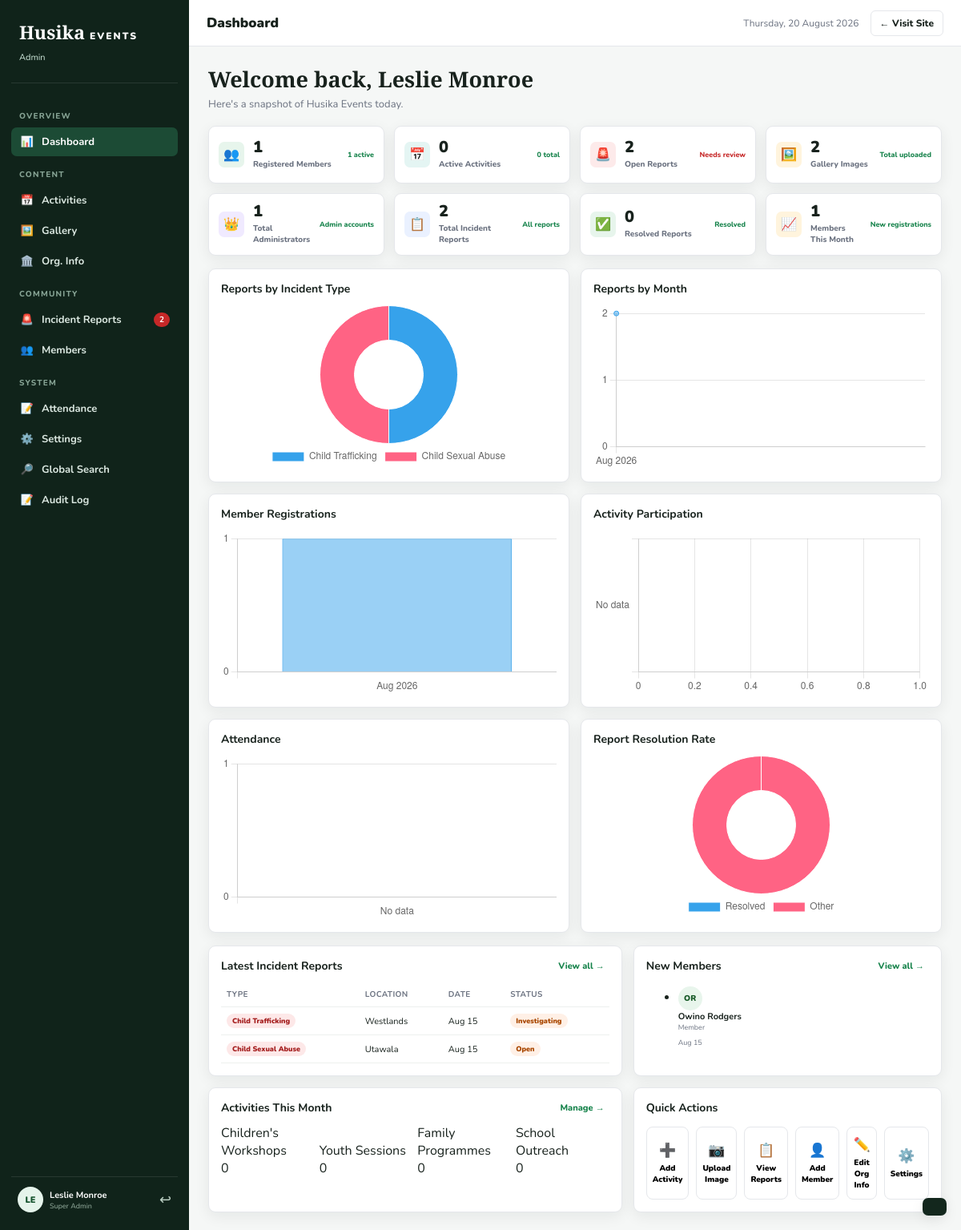
/admin.php (signed in), run on the app's committed database.
### tables this page shows
CREATE TABLE reports (
            id INTEGER PRIMARY KEY AUTOINCREMENT,
            incident_type TEXT NOT NULL,
            location TEXT,
            description TEXT NOT NULL,
            reporter_name TEXT,
            phone TEXT,
            status TEXT DEFAULT 'Open',
            created_at DATETIME DEFAULT CURRENT_TIMESTAMP
        , report_number TEXT, priority TEXT DEFAULT 'Medium', assigned_officer TEXT, follow_up_date DATE, date_resolved DATETIME, admin_notes TEXT);

CREATE TABLE users (
            id INTEGER PRIMARY KEY AUTOINCREMENT,
            name TEXT NOT NULL,
            email TEXT NOT NULL UNIQUE,
            password_hash TEXT NOT NULL,
            role TEXT NOT NULL DEFAULT 'member',
            status TEXT NOT NULL DEFAULT 'active',
            created_at DATETIME DEFAULT CURRENT_TIMESTAMP,
            last_login DATETIME NULL
        , phone TEXT DEFAULT '', profile_picture TEXT DEFAULT '', password_reset_required INTEGER DEFAULT 0, group_name TEXT DEFAULT '', must_reset_password INTEGER DEFAULT 0, two_factor_enabled INTEGER DEFAULT 0, session_version INTEGER DEFAULT 1);

### admin.php (the view, shortened to what the rows shown need)
<?php
require_once 'database.php';
$adminName  = $_SESSION['name'] ?? 'Admin Monroe';
function e($value)
{
    return htmlspecialchars((string)$value, ENT_QUOTES, 'UTF-8');
}
try {
    $pdo->exec("CREATE TABLE IF NOT EXISTS report_history (
        id INTEGER PRIMARY KEY AUTOINCREMENT,
        report_id INTEGER NOT NULL,
        action TEXT NOT NULL,
        old_status TEXT,
        new_status TEXT,
        notes TEXT,
        changed_by INTEGER,
        created_at DATETIME DEFAULT CURRENT_TIMESTAMP
    )");
    $pdo->exec("CREATE TABLE IF NOT EXISTS attendance (
        id INTEGER PRIMARY KEY AUTOINCREMENT,
        member_id INTEGER,
        member_name TEXT NOT NULL,
        activity_id INTEGER,
        activity_title TEXT,
        attendance_date DATE NOT NULL,
        status TEXT DEFAULT 'Present',
        notes TEXT,
        created_at DATETIME DEFAULT CURRENT_TIMESTAMP
    )");
} catch (PDOException $e) {
    error_log('Husika admin migration error: ' . $e->getMessage());
}
try {
    $pdo->exec("CREATE TABLE IF NOT EXISTS site_settings (setting_key TEXT PRIMARY KEY, setting_value TEXT, updated_at DATETIME DEFAULT CURRENT_TIMESTAMP, updated_by INTEGER)");
    $pdo->exec("CREATE TABLE IF NOT EXISTS audit_log (id INTEGER PRIMARY KEY AUTOINCREMENT, admin_id INTEGER, admin_name TEXT, action TEXT NOT NULL, module TEXT, record_id INTEGER, before_value TEXT, after_value TEXT, ip_address TEXT, created_at DATETIME DEFAULT CURRENT_TIMESTAMP)");
    $pdo->exec("CREATE TABLE IF NOT EXISTS login_history (id INTEGER PRIMARY KEY AUTOINCREMENT, user_id INTEGER, email TEXT, success INTEGER DEFAULT 0, ip_address TEXT, user_agent TEXT, created_at DATETIME DEFAULT CURRENT_TIMESTAMP)");
    $pdo->exec("CREATE TABLE IF NOT EXISTS login_attempts (id INTEGER PRIMARY KEY AUTOINCREMENT, email TEXT, ip_address TEXT, attempts INTEGER DEFAULT 0, locked_until DATETIME, updated_at DATETIME DEFAULT CURRENT_TIMESTAMP)");
    $pdo->exec("CREATE TABLE IF NOT EXISTS notifications (id INTEGER PRIMARY KEY AUTOINCREMENT, user_id INTEGER, type TEXT, title TEXT, message TEXT, is_read INTEGER DEFAULT 0, created_at DATETIME DEFAULT CURRENT_TIMESTAMP)");
    $pdo->exec("CREATE TABLE IF NOT EXISTS admin_permissions (admin_id INTEGER PRIMARY KEY, permissions TEXT NOT NULL DEFAULT '{}', updated_at DATETIME DEFAULT CURRENT_TIMESTAMP)");
    $pdo->exec("CREATE TABLE IF NOT EXISTS activity_registrations (id INTEGER PRIMARY KEY AUTOINCREMENT, activity_id INTEGER NOT NULL, member_id INTEGER NOT NULL, status TEXT DEFAULT 'Registered', registered_at DATETIME DEFAULT CURRENT_TIMESTAMP, UNIQUE(activity_id, member_id))");
    $pdo->exec("CREATE TABLE IF NOT EXISTS two_factor (user_id INTEGER PRIMARY KEY, secret TEXT NOT NULL, recovery_codes TEXT, enabled_at DATETIME, updated_at DATETIME DEFAULT CURRENT_TIMESTAMP)");
    $pdo->exec("CREATE TABLE IF NOT EXISTS password_resets (id INTEGER PRIMARY KEY AUTOINCREMENT, user_id INTEGER, token_hash TEXT UNIQUE, expires_at DATETIME, used_at DATETIME, created_at DATETIME DEFAULT CURRENT_TIMESTAMP)");
    $pdo->exec("CREATE TABLE IF NOT EXISTS backup_history (id INTEGER PRIMARY KEY AUTOINCREMENT, filename TEXT, path TEXT, size INTEGER, created_by INTEGER, created_at DATETIME DEFAULT CURRENT_TIMESTAMP)");
} catch (PDOException $e) { error_log('Husika extended migration error: '.$e->getMessage()); }
$totalReports = 0;
$reportTypeLabels = []; $reportTypeValues = [];
$reportMonthLabels = []; $reportMonthValues = [];
$memberMonthLabels = []; $memberMonthValues = [];
$activityLabels = []; $activityParticipationValues = [];
try {
    $totalReports = (int)$pdo->query("SELECT COUNT(*) FROM reports")->fetchColumn();
    foreach ($pdo->query("SELECT incident_type, COUNT(*) total FROM reports GROUP BY incident_type ORDER BY total DESC") as $r) { $reportTypeLabels[]=$r['incident_type']; $reportTypeValues[]=(int)$r['total']; }
    foreach ($pdo->query("SELECT strftime('%Y-%m',created_at) ym, COUNT(*) total FROM reports GROUP BY ym ORDER BY ym ASC LIMIT 12") as $r) { $reportMonthLabels[]=date('M Y',strtotime($r['ym'].'-01')); $reportMonthValues[]=(int)$r['total']; }
    foreach ($pdo->query("SELECT strftime('%Y-%m',created_at) ym, COUNT(*) total FROM users WHERE role='member' GROUP BY ym ORDER BY ym ASC LIMIT 12") as $r) { $memberMonthLabels[]=date('M Y',strtotime($r['ym'].'-01')); $memberMonthValues[]=(int)$r['total']; }
} catch (PDOException $e) { error_log('Husika chart data error: '.$e->getMessage()); }
$attendanceLabels=[];$attendanceValues=[];$resolutionLabels=['Resolved','Other'];$resolutionValues=[0,0];
try{
 $resolutionValues[0]=(int)$pdo->query("SELECT COUNT(*) FROM reports WHERE status IN ('Resolved','Closed')")->fetchColumn();
 $resolutionValues[1]=max(0,$totalReports-$resolutionValues[0]);
}catch(Throwable $e){error_log('Chart extension error: '.$e->getMessage());}
$members = [];
try {
    $stmt = $pdo->query("
        SELECT id, name, email, role, status, created_at, last_login
        FROM users
        WHERE role != 'admin'
        ORDER BY id DESC
    ");
    $members = $stmt->fetchAll();
} catch (PDOException $e) {
    $members = [];
}
$reports = [];
try {
    $stmt = $pdo->query("
        SELECT *
        FROM reports
        ORDER BY id DESC
    ");
    $reports = $stmt->fetchAll();
} catch (PDOException $e) {
    $reports = [];
}
$currentPanel = $_GET['panel'] ?? 'dashboard';
?>
<!DOCTYPE html>
<html lang="en">
<head>
    <link
        rel="stylesheet"
        href="admin.css"
    >
</head>
<body>
<main class="main" id="main">
    <section
        class="panel <?= $currentPanel === 'dashboard' ? 'active' : '' ?>"
        id="panel-dashboard"
    >
        <div class="panel-head">
            <h1>
                Welcome back, <?= e($adminName) ?>
            </h1>
        </div>
        <div class="dash-grid">
            <div class="dash-card">
                <table class="mini-table">
                    <thead>
                    <tr>
                        <th>Type</th>
                        <th>Location</th>
                        <th>Date</th>
                        <th>Status</th>
                    </tr>
                    </thead>
                    <tbody>
                    <?php
                    $recentReports = array_slice($reports, 0, 4);
                    foreach ($recentReports as $report):
                    ?>
                        <tr>
                            <td>
                                <span class="tag tag--red">
                                    <?= e($report['incident_type']) ?>
                                </span>
                            </td>
                            <td>
                                <?= e($report['location']) ?>
                            </td>
                            <td>
                                <?= date(
                                    'M d',
                                    strtotime($report['created_at'])
                                ) ?>
                            </td>
                            <td>
                                <?php
                                $statusClass = 'status--open';
                                ?>
                                <span class="status <?= $statusClass ?>">
                                    <?= e($report['status']) ?>
                                </span>
                            </td>
                        </tr>
                    <?php endforeach; ?>
                    </tbody>
                </table>
            </div>
            <div class="dash-card">
                <ul class="member-list">
                <?php
                $recentMembers = array_slice($members, 0, 4);
                foreach ($recentMembers as $member):
                    $nameParts = preg_split(
                        '/\s+/',
                        trim($member['name'])
                    );
                    $initials = '';
                    foreach (array_slice($nameParts, 0, 2) as $part) {
                        $initials .= strtoupper(substr($part, 0, 1));
                    }
                ?>
                    <li>
                        <div
                            class="member-avatar"
                            style="background:#E8F5EC;color:#1A5C2A"
                        >
                            <?= e($initials) ?>
                        </div>
                        <div class="member-info">
                            <strong>
                                <?= e($member['name']) ?>
                            </strong>
                            <span>
                                <?= e(ucfirst($member['role'])) ?>
                            </span>
                        </div>
                        <span class="member-date">
                            <?= date(
                                'M d',
                                strtotime($member['created_at'])
                            ) ?>
                        </span>
                    </li>
                <?php endforeach; ?>
                </ul>
            </div>
        </div>
    </section>
</main>
<script>
(function(){
 const d={types:{l:<?=json_encode($reportTypeLabels)?>,v:<?=json_encode($reportTypeValues)?>},months:{l:<?=json_encode($reportMonthLabels)?>,v:<?=json_encode($reportMonthValues)?>},members:{l:<?=json_encode($memberMonthLabels)?>,v:<?=json_encode($memberMonthValues)?>},activity:{l:<?=json_encode($activityLabels)?>,v:<?=json_encode($activityParticipationValues)?>}};
 const mk=(id,type,labels,values,opts={})=>{const el=document.getElementById(id);if(!el||typeof Chart==='undefined')return;new Chart(el,{type,data:{labels:labels.length?labels:['No data'],datasets:[{label:'',data:values.length?values:[0],tension:.35,fill:type==='line',borderWidth:1}]},options:{responsive:true,maintainAspectRatio:false,plugins:{legend:{display:false}},scales:type==='doughnut'?undefined:{y:{beginAtZero:true,ticks:{precision:0}}},...opts}})};
 mk('reportTypeChart','doughnut',d.types.l,d.types.v,{plugins:{legend:{position:'bottom'}}});
 mk('reportMonthChart','line',d.months.l,d.months.v);
 mk('memberChart','bar',d.members.l,d.members.v);
 mk('activityChart','bar',d.activity.l,d.activity.v,{indexAxis:'y'});
 const extra={l:<?=json_encode($attendanceLabels)?>,v:<?=json_encode($attendanceValues)?>}; const res={l:<?=json_encode($resolutionLabels)?>,v:<?=json_encode($resolutionValues)?>}; mk('attendanceChart','bar',extra.l,extra.v); mk('resolutionChart','doughnut',res.l,res.v,{plugins:{legend:{position:'bottom'}}});
})();
</script>
</body>
</html>

### data on the page
reports: incident_type "Child Trafficking", location "Westlands", created_at "Aug 15", status "Investigating"
reports: incident_type "Child Sexual Abuse", location "Utawala", created_at "Aug 15", status "Open"
users: initials "OR", name "Owino Rodgers", role "Member", created_at "Aug 15"

### other printed values
$openReports "2"
substr($adminName, 0, 2) "LE"
$adminName "Leslie Monroe"
str_replace('-', ' ', $currentPanel) "Dashboard"
$totalMembers "1"
$activeMembers "1"
$activeActivities "0"
$totalActivities "0"
$totalGallery "2"
$totalAdmins "1"
$totalReports "2"
$resolvedReports "0"
$membersThisMonth "1"
$groupCounts['Children'] "0"
$groupCounts['Youth'] "0"
